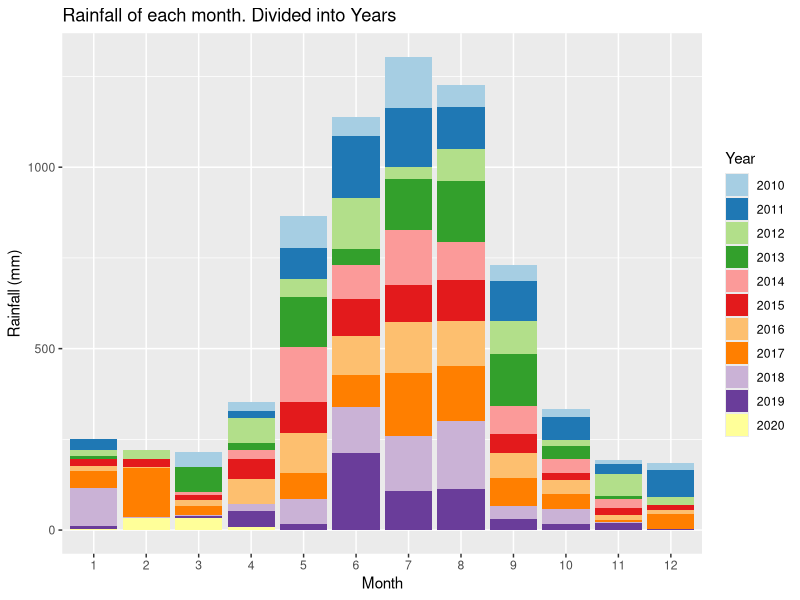
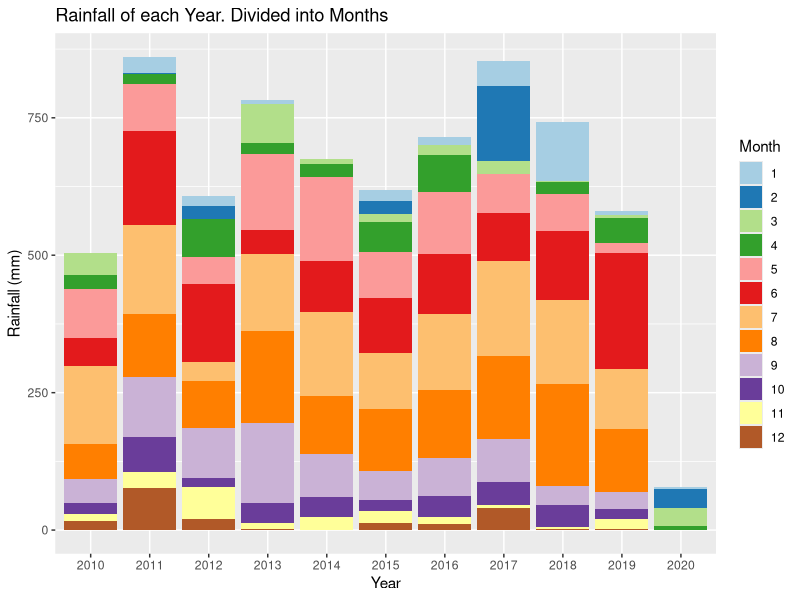
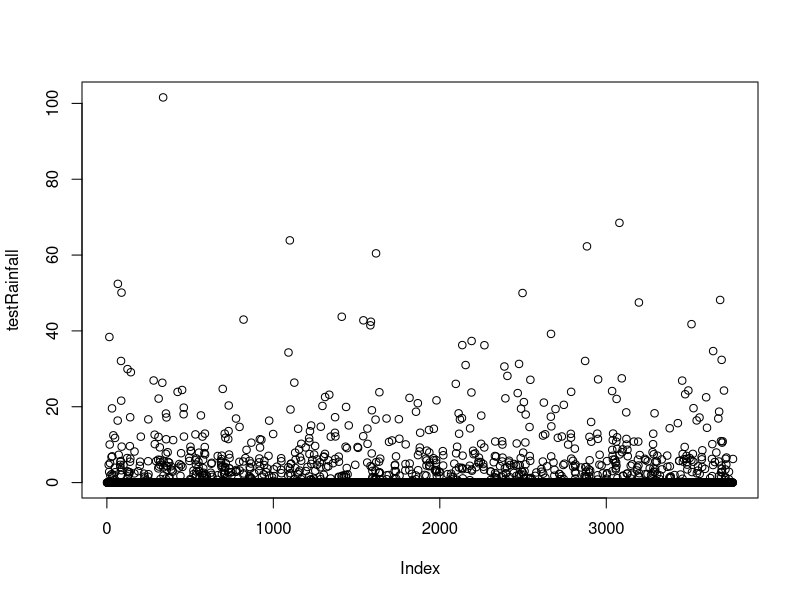
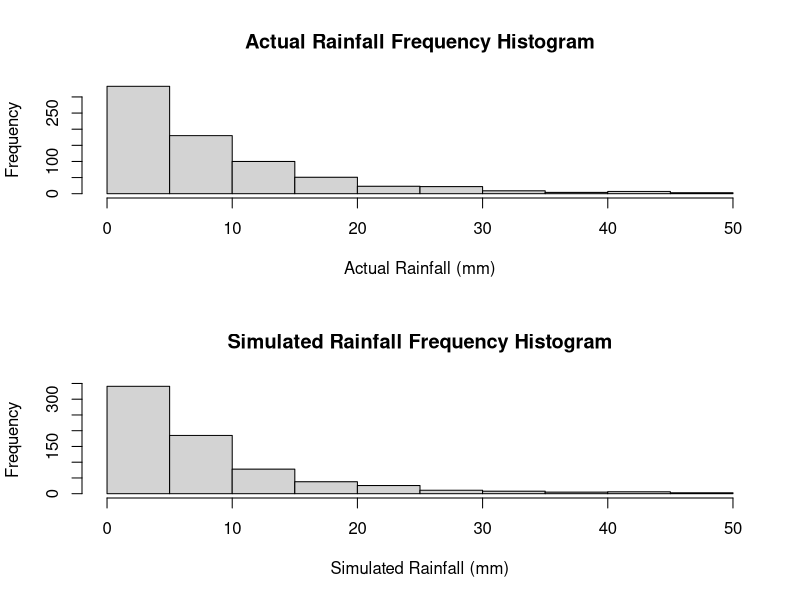
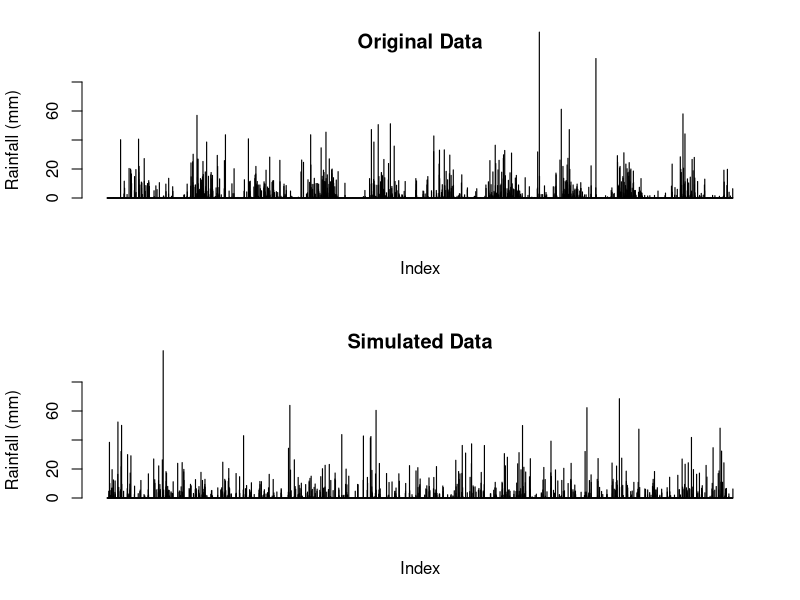
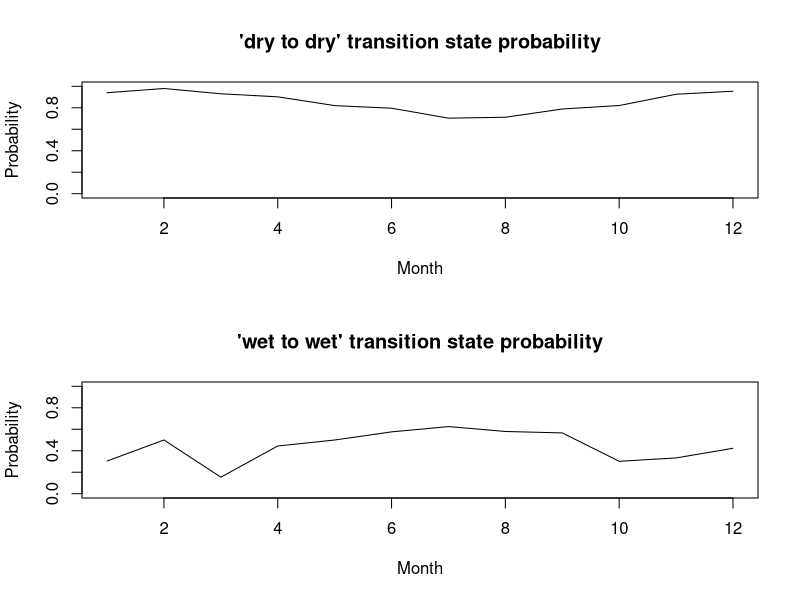
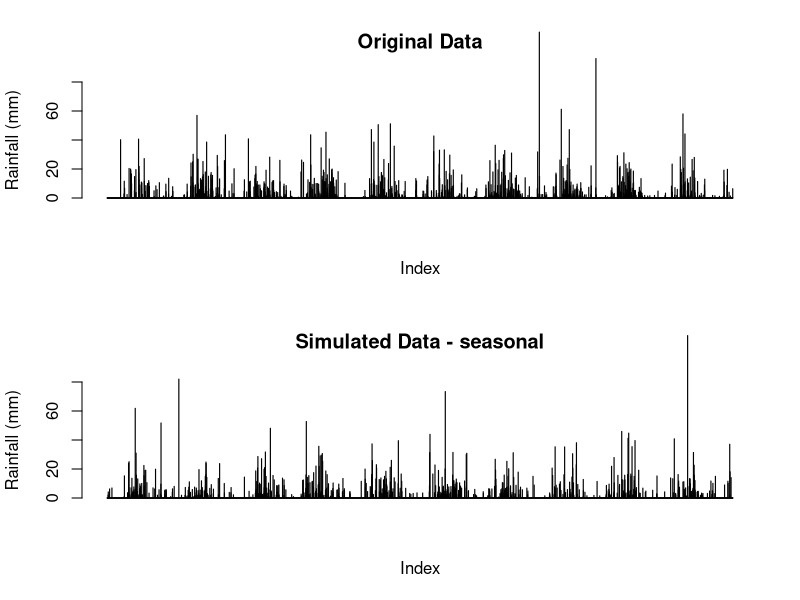
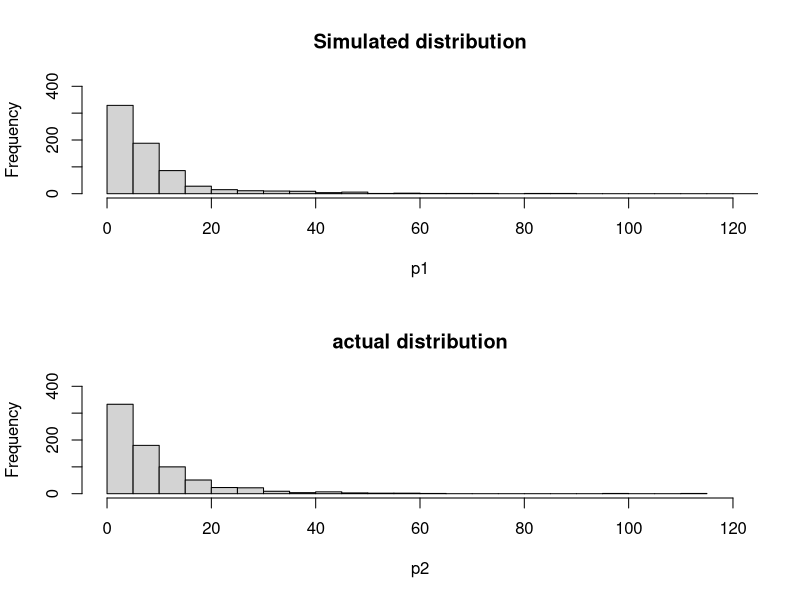

R code for these plots, in order:
## ---- chunk 1
knitr::opts_chunk$set(echo = TRUE)
## ---- chunk 2
# Reading in the data from the csv file
data <-  read.csv("IDCJAC0009_009225_1800_Data.csv")
weather_data <- data
weather_data <- weather_data[which(is.na(weather_data$Rainfall.amount..millimetres.) == FALSE),]
## ---- chunk 3
table(weather_data$Year, weather_data$Quality)
## ---- chunk 4
weather_data$date <- do.call(paste, c(weather_data[c("Day", "Month", "Year")], sep = "-"))
## ---- chunk 5
state <- function(x){
  stateList <- c()
  for(ii in 1:length(x)){
    if(x[ii] < 1){
      stateList <- c(stateList, "dry")
    }
    if(x[ii] >= 1){
      stateList <- c(stateList, "wet")
    }
  }
  return(stateList)
}
weather_data$state <- state(weather_data$Rainfall.amount..millimetres.)
## ---- chunk 6
transitionState <- function(x){
  transitionStateList <- c('') #can't find transition state of first observation
  for(i in 2:length(x)){
    if(x[i] == "dry"){
      if (x[i-1] == "dry"){
        transitionStateList <- c(transitionStateList, "DryToDry")
      }
      else {
        transitionStateList <- c(transitionStateList, "WetToDry")
      }
    }
    if(x[i] == "wet"){
      if (x[i-1] == "dry"){
        transitionStateList <- c(transitionStateList, "DryToWet")
      }
      else {
        transitionStateList <- c(transitionStateList, "WetToWet")
      }
    }
  }
  return(transitionStateList)
}
weather_data$transitionState <- transitionState(weather_data$state)
## ---- chunk 7
train_data <- subset(weather_data, Year >= 2010)
library(ggplot2)
library(RColorBrewer)

# Plotting the rainfall data (grouped by years and months)
ggplot(train_data, aes(x = factor(Month), y = Rainfall.amount..millimetres., fill = factor(Year))) + 
  geom_bar(stat = "identity") + 
  scale_fill_brewer(palette = "Paired") + 
  xlab("Month")+
  ylab("Rainfall (mm)")+
  labs(fill = "Year")+
  ggtitle("Rainfall of each month. Divided into Years")

ggplot(train_data, aes(x = factor(Year), y = Rainfall.amount..millimetres., fill = factor(Month))) + 
  geom_bar(stat = "identity") + 
  scale_fill_brewer(palette = "Paired") + 
  xlab("Year")+
  ylab("Rainfall (mm)")+
  labs(fill = "Month")+
  ggtitle("Rainfall of each Year. Divided into Months")
## ---- chunk 8
table(train_data$Month, train_data$Year)
## ---- chunk 9
#Calculating transition state probabilities, in general (no respect to month or season)
weatherTable <- table(train_data$transitionState)

probWetToWet = weatherTable['WetToWet'] / (weatherTable['WetToWet'] + weatherTable['WetToDry'])
probWetToWet

probDryToDry = weatherTable['DryToDry'] / (weatherTable['DryToDry'] + weatherTable['DryToWet'])
probDryToDry
## ---- chunk 10
#Basic generator (No seasonal variation)

currentState = "dry" #can make this into a random choice later
                                              #choosing next state depending on probs calculated above
generateRainfallBasic <- function(genLength){
  rainAmountList <- c()
  for (i3 in 1:genLength){
    if (currentState == "dry"){
      if (runif(1) < probDryToDry){
        currentState = "dry"
      }
      else{
        currentState = "wet"
      }
    }
    else if (currentState == "wet"){
      if (runif(1) < probWetToWet){
        currentState = "wet"
      }
      else{
        currentState = "dry"
      }
    }
                                      #generating amount of rainfall if state is wet, else 0
    if (currentState == "wet"){
      rainAmount <- 5*exp(rnorm(1))
      rainAmountList <- c(rainAmountList, rainAmount)
    }
    else{
      rainAmountList <- c(rainAmountList, 0)
    }
  }
  return(rainAmountList)
}
## ---- chunk 11
#Basic generator tests
testRainfall = generateRainfallBasic(3761)
plot(testRainfall)

par(mfrow=c(2,1))
hist(train_data$Rainfall.amount..millimetres.[train_data$Rainfall.amount..millimetres.>1 & train_data$Rainfall.amount..millimetres.<50], xlab = "Actual Rainfall (mm)", main = "Actual Rainfall Frequency Histogram")
hist(testRainfall[testRainfall > 1 & testRainfall <50], xlab = "Simulated Rainfall (mm)", main = "Simulated Rainfall Frequency Histogram")

par(mfrow=c(2,1))
barplot(train_data$Rainfall.amount..millimetres., ylim = c(0,80), main = "Original Data", ylab = "Rainfall (mm)", xlab = "Index")
barplot(testRainfall, ylim = c(0,80), main = "Simulated Data", ylab = "Rainfall (mm)", xlab = "Index")
## ---- chunk 12
#Calculates the transition probabilities for each month
transitonStatesMonthsFrame <- data.frame(list(rep(0, 12), list(rep(0, 12), list(rep(0, 12), list(rep(0, 12)))))) #Initialises 12x4 frame filled with zeroes
names(transitonStatesMonthsFrame) <- c('DryToDry', 'DryToWet', 'WetToDry', 'WetToWet')

#Makes the dataframe with the count of each transition state with each month
for (i4 in 1:dim(train_data)[1]){
  tempTransitionState <- train_data[i4, 'transitionState']
  tempMonth <- train_data[i4, 'Month']
  transitonStatesMonthsFrame[tempMonth, tempTransitionState] <- transitonStatesMonthsFrame[tempMonth, tempTransitionState]+1
}
## ---- chunk 13
#Calculates the probabilities for each month in the data frame
probTransitonStatesMonthsFrame <- transitonStatesMonthsFrame
for (i in 1:dim(transitonStatesMonthsFrame)[1]){
  
  probTransitonStatesMonthsFrame[i, 'DryToDry'] <- transitonStatesMonthsFrame[i, 'DryToDry'] / (transitonStatesMonthsFrame[i, 'DryToDry'] + transitonStatesMonthsFrame[i, 'DryToWet'])
  
  probTransitonStatesMonthsFrame[i, 'DryToWet'] <- transitonStatesMonthsFrame[i, 'DryToWet'] / (transitonStatesMonthsFrame[i, 'DryToDry'] + transitonStatesMonthsFrame[i, 'DryToWet'])
    
  probTransitonStatesMonthsFrame[i, 'WetToDry'] <- transitonStatesMonthsFrame[i, 'WetToDry'] / (transitonStatesMonthsFrame[i, 'WetToDry'] + transitonStatesMonthsFrame[i, 'WetToWet'])
    
  probTransitonStatesMonthsFrame[i, 'WetToWet'] <- transitonStatesMonthsFrame[i, 'WetToWet'] / (transitonStatesMonthsFrame[i, 'WetToDry'] + transitonStatesMonthsFrame[i, 'WetToWet'])
}
## ---- chunk 14
#testing average rainfall when its rains in each month, and for wettowet vs drytowet transitions.
test_w2w <- train_data$Rainfall.amount..millimetres.[train_data$transitionState == "WetToWet"]
test_d2w <- train_data$Rainfall.amount..millimetres.[train_data$transitionState == "DryToWet"]
mean(test_w2w)
mean(test_d2w)
wilcox.test(test_d2w, test_w2w)
#since resulting wilcox test p-value is 0.85, we conclude that theres no difference in rainfall depending on the transition state, and do not need to include it in our model.


test_rainfallPerMonth <- c()
for (i in 1:12){
  temp<- train_data$Rainfall.amount..millimetres.[train_data$state == "wet" & train_data$Month == i]
  test_rainfallPerMonth <- c(test_rainfallPerMonth, list(temp))
  rm(temp)
}

test_rainfallPerMonth <- train_data[train_data$state == "wet",c(4,6)]
kruskal.test(Rainfall.amount..millimetres. ~ Month, data = test_rainfallPerMonth)
#p-val = 0.00016, therefore difference between average rainfall for each 

## ---- chunk 15
#How the transition state probabilities vary for each month
plot(probTransitonStatesMonthsFrame$DryToDry, ylim = c(0,1), xlab = "Month", main = "'dry to dry' transition state probability", type = 'l', ylab = "Probability")
plot(probTransitonStatesMonthsFrame$WetToWet, ylim = c(0,1), xlab = "Month", main = "'wet to wet' transition state probability", type = 'l', ylab = "Probability")
## ---- chunk 16
#Weather generator accounting  for seasonal variation of transition states or something i hope
#Yes this is just a spicy version of basic generator it's mostly the same in fact if i forget to even do this it is the same

generateRainfallSeasonal <- function(input){
  currentState = "dry" #can make this into a random choice later
  rainAmountList <- c()
  for (i5 in 1:dim(input)[1]){
    if (currentState == "dry"){
      if (runif(1) < probTransitonStatesMonthsFrame[input[i5, 'Month'], 'DryToDry']){ #now inputs depending on the month of input
        currentState = "dry"
      }
      else{
        currentState = "wet"
      }
    }
    else if (currentState == "wet"){
      if (runif(1) < probTransitonStatesMonthsFrame[input[i5, 'Month'], 'WetToWet']){
        currentState = "wet"
      }
      else{
        currentState = "dry"
      }
    }
                                      #generating amount of rainfall if state is wet, else 0
    if (currentState == "wet"){
      rainAmount <- 5*exp(rnorm(1)) #now log-normal dist, 5 used because is close to mean of weather_data's / the mean of what exp(rnorm(1)) is by default
      rainAmountList <- c(rainAmountList, rainAmount)
    }
    else{
      rainAmountList <- c(rainAmountList, 0)
    }
  }
  return(rainAmountList)
}
## ---- chunk 17
#testing code for seasonal generator
inputSeasonalRainfall <- dplyr::select(train_data, 'Year', 'Month', 'Day') #using existing train data's dates to input to function, instead of putting in just how many to generate

testSeasonalRainfall = generateRainfallSeasonal(inputSeasonalRainfall)
## ---- chunk 18
par(mfrow=c(2,1))
barplot(train_data$Rainfall.amount..millimetres., ylim = c(0,80), main = "Original Data", ylab = "Rainfall (mm)", xlab = "Index")
barplot(testSeasonalRainfall, ylim = c(0,80), main = "Simulated Data - seasonal", ylab = "Rainfall (mm)", xlab = "Index")
## ---- chunk 19
#comparing log-normal against actual data, veeerryyyy close fit, will use log-normal for rainfall sim
p1 <- 5*exp(rnorm(732))
p1 <- p1[p1>1]
hist(p1, breaks = 30, xlim = c(0,120), ylim = c(0,400), main = "Simulated distribution")

p2 <- train_data$Rainfall.amount..millimetres.[train_data$Rainfall.amount..millimetres.>1]
hist(p2, breaks = 30, xlim = c(0,120), ylim = c(0,400), main = "actual distribution")

## ---- chunk 20
set.seed(100345)

sampID <- sample.int(nrow(train_data), size = 0.5*nrow(train_data), replace = FALSE)
train_data <- train_data[sampID,] # 50% of data for training
test_data <- train_data[-sampID,] # 50% for testing
## ---- chunk 21
#code to calculate transition probabilities for each month (copied from earlier)

transitonStatesMonthsFrame <- data.frame(list(rep(0, 12), list(rep(0, 12), list(rep(0, 12), list(rep(0, 12)))))) #initialising frame by creating 12x4 frame filled with zeroes
names(transitonStatesMonthsFrame) <- c('DryToDry', 'DryToWet', 'WetToDry', 'WetToWet') #name da columns

for (i4 in 1:dim(train_data)[1]){ #making dataframe with count of each transition state for each month
  tempTransitionState <- train_data[i4, 'transitionState']
  tempMonth <- train_data[i4, 'Month']
  transitonStatesMonthsFrame[tempMonth, tempTransitionState] <- transitonStatesMonthsFrame[tempMonth, tempTransitionState]+1
}
## ---- chunk 22
#also copied from earlier
probTransitonStatesMonthsFrame<- transitonStatesMonthsFrame
for (i in 1:dim(transitonStatesMonthsFrame)[1]){ #calculating transition probs for each month in df
  
  probTransitonStatesMonthsFrame[i, 'DryToDry'] <- transitonStatesMonthsFrame[i, 'DryToDry'] / (transitonStatesMonthsFrame[i, 'DryToDry'] + transitonStatesMonthsFrame[i, 'DryToWet'])
  
  probTransitonStatesMonthsFrame[i, 'DryToWet'] <- transitonStatesMonthsFrame[i, 'DryToWet'] / (transitonStatesMonthsFrame[i, 'DryToDry'] + transitonStatesMonthsFrame[i, 'DryToWet'])
    
  probTransitonStatesMonthsFrame[i, 'WetToDry'] <- transitonStatesMonthsFrame[i, 'WetToDry'] / (transitonStatesMonthsFrame[i, 'WetToDry'] + transitonStatesMonthsFrame[i, 'WetToWet'])
    
  probTransitonStatesMonthsFrame[i, 'WetToWet'] <- transitonStatesMonthsFrame[i, 'WetToWet'] / (transitonStatesMonthsFrame[i, 'WetToDry'] + transitonStatesMonthsFrame[i, 'WetToWet'])
}
## ---- chunk 23
#generate test data
testSeasonalRainfall50 = generateRainfallSeasonal(train_data)
## ---- chunk 24
par(mfrow = c(2, 1))

barplot(testSeasonalRainfall50, ylab = "Rainfall (mm)", xlab = "index", main = "Simulated data")
barplot(test_data$Rainfall.amount..millimetres., ylab = "Rainfall (mm)", xlab  = "index", main = "Actual data")
## ---- chunk 25
train_data <- subset(weather_data, Year >= 2010)
train10_data <- subset(weather_data, Year >= 2009 & Year < 2019)
data_2019 <- subset(weather_data, Year == 2019)
## ---- chunk 26
#code to calculate transition probabilities for each month (copied from earlier)

transitonStatesMonthsFrame <- data.frame(list(rep(0, 12), list(rep(0, 12), list(rep(0, 12), list(rep(0, 12)))))) #initialising frame by creating 12x4 frame filled with zeroes
names(transitonStatesMonthsFrame) <- c('DryToDry', 'DryToWet', 'WetToDry', 'WetToWet') #name da columns

for (i4 in 1:dim(train10_data)[1]){ #making dataframe with count of each transition state for each month
  tempTransitionState <- train10_data[i4, 'transitionState']
  tempMonth <- train10_data[i4, 'Month']
  transitonStatesMonthsFrame[tempMonth, tempTransitionState] <- transitonStatesMonthsFrame[tempMonth, tempTransitionState]+1
}
## ---- chunk 27
#also copied from earlier
probTransitonStatesMonthsFrame<- transitonStatesMonthsFrame
for (i in 1:dim(transitonStatesMonthsFrame)[1]){ #calculating transition probs for each month in df
  
  probTransitonStatesMonthsFrame[i, 'DryToDry'] <- transitonStatesMonthsFrame[i, 'DryToDry'] / (transitonStatesMonthsFrame[i, 'DryToDry'] + transitonStatesMonthsFrame[i, 'DryToWet'])
  
  probTransitonStatesMonthsFrame[i, 'DryToWet'] <- transitonStatesMonthsFrame[i, 'DryToWet'] / (transitonStatesMonthsFrame[i, 'DryToDry'] + transitonStatesMonthsFrame[i, 'DryToWet'])
    
  probTransitonStatesMonthsFrame[i, 'WetToDry'] <- transitonStatesMonthsFrame[i, 'WetToDry'] / (transitonStatesMonthsFrame[i, 'WetToDry'] + transitonStatesMonthsFrame[i, 'WetToWet'])
    
  probTransitonStatesMonthsFrame[i, 'WetToWet'] <- transitonStatesMonthsFrame[i, 'WetToWet'] / (transitonStatesMonthsFrame[i, 'WetToDry'] + transitonStatesMonthsFrame[i, 'WetToWet'])
}
## ---- chunk 28
# using month probabilites generate one years worth of data 
monthList <- subset(weather_data, Year == 2011) # a year that isn't a leap year to get the month list, as generation algorithm only requires months
monthList <- monthList['Month']
testSeasonalRainfall10 <- generateRainfallSeasonal(monthList)
## ---- chunk 29
#compare generated year against 2019
par(mfrow = c(2,1))
barplot(testSeasonalRainfall10, xlab = "Index", ylab = "Rainfall (mm)", main = "Simulated Rainfall")
barplot(data_2019$Rainfall.amount..millimetres., xlab = "Index", ylab = "Rainfall (mm)", main = "2019 Rainfall")


# check other years for comparison
par(mfrow = c(3,2))
barplot(testSeasonalRainfall10, xlab = "Index", ylab = "Rainfall (mm)", main = "Simulated Rainfall")
year <- subset(weather_data, Year == 2015)
barplot(year$Rainfall.amount..millimetres., xlab = "Index", ylab = "Rainfall (mm)", main = "2015 Rainfall")
year <- subset(weather_data, Year == 2008)
barplot(year$Rainfall.amount..millimetres., xlab = "Index", ylab = "Rainfall (mm)", main = "2008 Rainfall")
year <- subset(weather_data, Year == 2017)
barplot(year$Rainfall.amount..millimetres., xlab = "Index", ylab = "Rainfall (mm)", main = "2017 Rainfall")
year <- subset(weather_data, Year == 2007)
barplot(year$Rainfall.amount..millimetres., xlab = "Index", ylab = "Rainfall (mm)", main = "2007 Rainfall")
year <- subset(weather_data, Year == 2013)
barplot(year$Rainfall.amount..millimetres., xlab = "Index", ylab = "Rainfall (mm)", main = "2013 Rainfall")
rm(year)
## ---- chunk 30
temp <- subset(weather_data, weather_data$state == "wet")
mean(temp$Rainfall.amount..millimetres.)
rm(temp)
## ---- chunk 31
# Creates a graph of difference in rainfall for years, weeks, months, years to see if there are any potential patterns.

# Creates a list of the weekly rainfall
RainfallWeekly <- data.frame("Rainfall (mm)", "Week")
colnames(RainfallWeekly) <- c("Rainfall (mm)", "Week")
RainfallWeekly$`Rainfall (mm)` <- as.numeric(RainfallWeekly$`Rainfall (mm)`)
RainfallWeekly$Week <- as.numeric(RainfallWeekly$Week)
week = 1
weekRain = 0
for(ii in c(1: nrow(weather_data))){
  weekRain = weekRain + weather_data[ii, 6] # rainfall amount for that row
  
  if(ii%%7 == 0){ # every 7th row
    RainfallWeekly[(ii/7), 1] <- weekRain # 1 row of RainfallWeekly created every 7 rows (1 weeks) - inserting rainfall total for that week
    RainfallWeekly[(ii/7), 2] <- week
    week = week + 1
    weekRain = 0 # clear total rainfall to prepare for next week
  }
}
## ---- chunk 32
RainfallWeeklyDiff <- data.frame(c(1:(nrow(RainfallWeekly)-1)), c(1:(nrow(RainfallWeekly)-1))) # data frame with two columns, one less row than RainfallWeekly
colnames(RainfallWeeklyDiff) <- c("Rainfall diff (mm)", "Week")
RainfallWeeklyDiff$`Rainfall diff (mm)` <- diff(RainfallWeekly$`Rainfall (mm)`) # change in weeks
## ---- chunk 33
# plot first 700 weeks first against the difference in rainfall, and then the rainfall per week
par(mfrow = c(4,1))
plot(RainfallWeeklyDiff[c(1:350), 2], RainfallWeeklyDiff[c(1:350), 1], xlab = "week", ylab = "change in rainfall (mm)", cex = 2, type = "b")
plot(RainfallWeekly[c(1:350), 2], RainfallWeekly[c(1:350), 1], xlab = "week", ylab = "rainfall (mm)", type = "l")
plot(RainfallWeeklyDiff[c(351:700), 2], RainfallWeeklyDiff[c(351:700), 1], xlab = "week", ylab = "change in rainfall (mm)", cex = 2, type = "b")
plot(RainfallWeekly[c(351:700), 2], RainfallWeekly[c(351:700), 1], xlab = "week", ylab = "rainfall (mm)", type = "l")

## ---- chunk 34
# plot second 700 weeks first against the difference in rainfall, and then the rainfall per week
par(mfrow = c(4,1))
plot(RainfallWeeklyDiff[c(701:1050), 2], RainfallWeeklyDiff[c(701:1050), 1], xlab = "week", ylab = "change in rainfall (mm)", cex = 2, type = "b")
plot(RainfallWeekly[c(701:1050), 2], RainfallWeekly[c(701:1050), 1], xlab = "week", ylab = "rainfall (mm)", type = "l")
plot(RainfallWeeklyDiff[c(1051:1414), 2], RainfallWeeklyDiff[c(1051:1414), 1], xlab = "week", ylab = "change in rainfall (mm)", cex = 2, type = "b")
plot(RainfallWeekly[c(1051:1414), 2], RainfallWeekly[c(1051:1414), 1], xlab = "week", ylab = "rainfall (mm)", type = "l")
## ---- chunk 35
rainSort_2019 <- data_2019$Rainfall.amount..millimetres.
# qqplot before removing 'dry' days
qqnorm(rainSort_2019, pch = 1, frame = F, main = "Normal Q-Q Plot of Rainfall 2019 (including dry days)")
qqline(rainSort_2019, col = "red", lwd = 2)
rainSort_2019 <- rainSort_2019[which(rainSort_2019 != 0)]
# qqplot after removing 'dry' days
qqnorm(rainSort_2019, pch = 1, frame = F, main = "Normal Q-Q Plot of Rainfall 2019 (excluding dry days)")
qqline(rainSort_2019, col = "red", lwd = 2)
hist(rainSort_2019, breaks = 50)
# data is not normally distributed
rm(rainSort_2019)
## ---- chunk 36
rain2019 <- subset(weather_data, Year == 2019)
length(rain2019$Rainfall.amount..millimetres.)
length(testSeasonalRainfall10)

table(rain2019$Month)
# Since there are two days missing from October and December, we will have to find the days and remove them from our simulated results.
table(rain2019$Day)
# one month is missing a day 5, and another is missing a day 19 (both 11 when should be 12)/
temp <- subset(rain2019, Day == 5)
temp$Month # 5th of October missing
temp <- subset(rain2019, Day == 19)
temp$Month # 19th of December missing
rm(temp)
## ---- chunk 37
# To perform the Wilcoxon Signed Rank test we remove those dates from testSeasonalRainfall10
# 2019 is a non leap year so February will have 28 days
#October 5th and December 19th are missing, so we remove them
month_result <- which(rain2019$date == "4-10-2019" | rain2019$date=="18-12-2019")
simRainfall2019 <- testSeasonalRainfall10[-c(month_result[1]+1, month_result[2]+1)]

# Test of testSeasonalRainfall10 against 2019 rainfall (testSeasonalRainfall10 was simulation of 2019 rainfall)
wilcox.test(simRainfall2019, rain2019$Rainfall.amount..millimetres., paired = T, alternative = "t")

# Since the p-value is relatively high, it can be concluded that there is no significant diference between the simulated 2019 data and the actual 2019 data. 
# While the simulation may not be an accurate prediction of 2019 (as seen in the barplots), the simulation was also not logically flawed, as there is not a significant difference between the median of the simulation and the median of the actual.
#Furthermore, a qucik comparison of the medians in the Wilcoxon Signed Rank test shows that (as expected) they are also very similar.
cat("Median of actual and simulated rainfall respectively: ", median(rain2019$Rainfall.amount..millimetres.), median(simRainfall2019))
rm(simRainfall2019)
